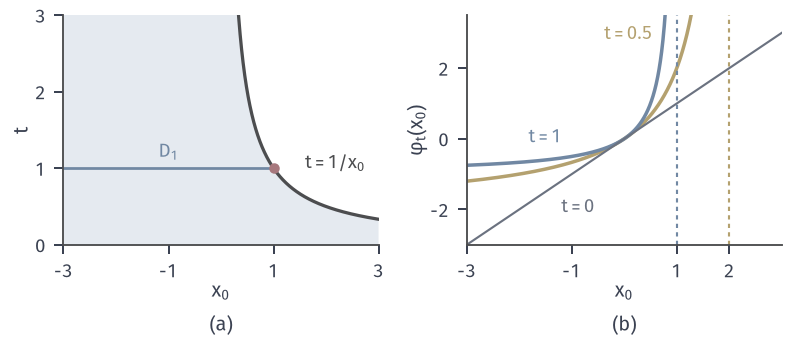

Python code for this plot:
from pathlib import Path
import sys
sys.path.insert(0, str(Path(__file__).resolve().parents[1]/"odesens-common"))
from common import *
HERE = Path(__file__).resolve().parent
# 目标：x'=x^2 的流映射 phi_t(x)=x/(1-t x)，定义域 {t x<1} 依赖时间。
fig, axes = figure(width_mm=112, height_mm=48, ncols=2)
panel(fig, .08, .985, .955, .28, .28)
ax = axes[0]; x = np.linspace(.21, 3, 600); t = 1/x
ax.fill_between(np.r_[-3, 0, x], 0, np.r_[5, 5, t], color=BLUE_FILL, lw=0); ax.plot(x, t, color=STROKE, lw=1.3)
ax.hlines(1, -3, 1, color=BLUE, lw=1.1); ax.plot([1], [1], 'o', ms=4.2, color=RED, mew=0, zorder=5)
ax.text(1.6, 1.0, '$t=1/x_0$', color=STROKE, fontsize=7.5); ax.text(-1.0, 1.1, '$D_{1}$', color=BLUE, fontsize=7.5, ha='center', va='bottom')
ax.set_xlim(-3, 3); ax.set_ylim(0, 3); ax.set_xticks([-3, -1, 1, 3]); ax.set_yticks([0, 1, 2, 3]); ax.set_xlabel('$x_0$', labelpad=0); ax.set_ylabel('$t$', labelpad=1)
ax = axes[1]
for tv, c in ((.5, YELLOW), (1., BLUE)):
    s = np.linspace(-3, 1/tv-.03, 800); ax.plot(s, s/(1-tv*s), color=c, lw=1.4); ax.axvline(1/tv, color=c, lw=.85, ls=(0, (2, 2)))
s = np.linspace(-3, 3, 10); ax.plot(s, s, color=MUTED, lw=.85)
ax.text(-1.5, -.1, '$t=1$', color=BLUE, fontsize=7.5, ha='center'); ax.text(.55, 2.8, '$t=0.5$', color=YELLOW, fontsize=7.5, ha='right'); ax.text(-1.2, -2.1, '$t=0$', color=MUTED, fontsize=7.5, ha='left')
ax.set_xlim(-3, 3); ax.set_ylim(-3, 3.5); ax.set_xticks([-3, -1, 1, 2]); ax.set_yticks([-2, 0, 2]); ax.set_xlabel('$x_0$', labelpad=0); ax.set_ylabel('$\\varphi_t(x_0)$', labelpad=1)
tags(fig, axes)
save(fig, HERE, 'figure', {'flow': 'x/(1-t x)'})
